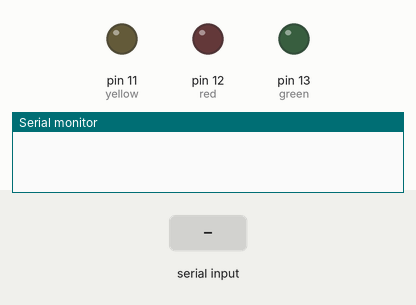
Simulated run of this sketch. Board: Arduino Uno, built with avr-gcc and run on an emulated ATmega328P. Shown: output pins drawn as LEDs (lit = HIGH), the last lines printed to the serial monitor. The inputs (shaded band) are chosen by the test bench.

Above: at 1.2 s.
1.3 s: "0" received over Serial
At 2.5 s:
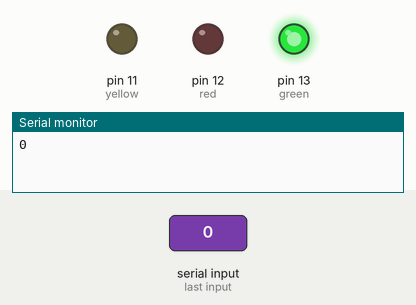
2.8 s: "2" received over Serial
At 3.8 s:
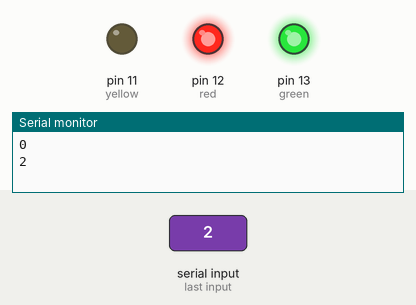
4.3 s: "1" received over Serial
At 4.9 s:
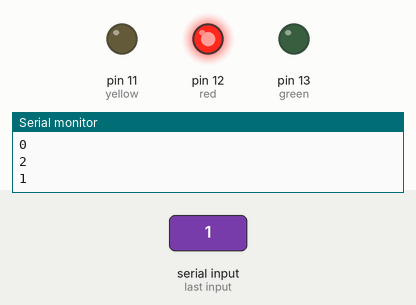
5.8 s: "4" received over Serial
At 6.1 s:
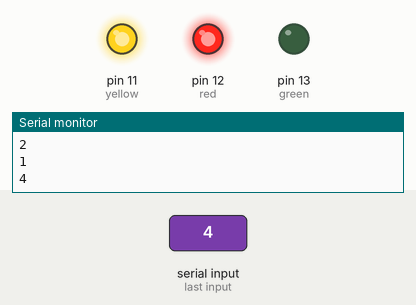
7.3 s: "3" received over Serial
At 8.4 s:
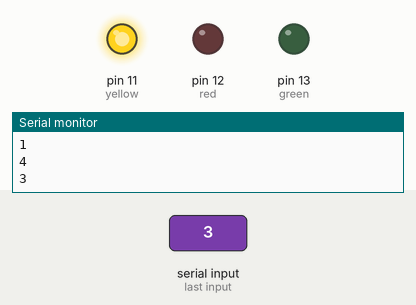
8.8 s: "5" received over Serial
At 9.6 s:
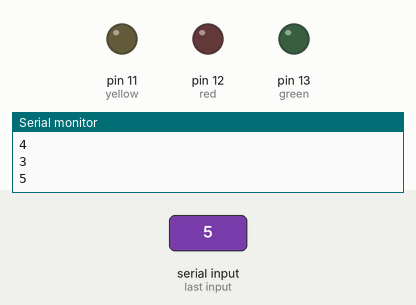
Timing chart, 0 to 11.3 s (numbered marks = the images above; inputs shaded):
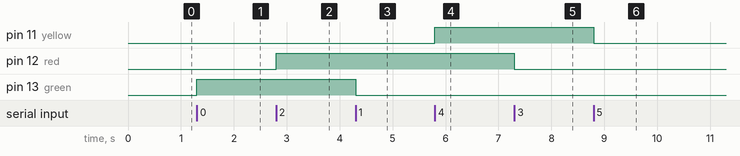

Measured:
- after the input at 1.3 s, pin 13 (green): LOW → HIGH at once
- after the input at 2.8 s, pin 12 (red): LOW → HIGH at once
- after the input at 4.3 s, pin 13 (green): HIGH → LOW at once
- after the input at 5.8 s, pin 11 (yellow): LOW → HIGH at once
- after the input at 7.3 s, pin 12 (red): HIGH → LOW at once
- after the input at 8.8 s, pin 11 (yellow): HIGH → LOW at once

The sketch:

bluetooth_data_recieve_test.ino
```cpp
int green = 13;
int red = 12;
int yellow = 11;

void setup()
{
  Serial.begin(9600);
  pinMode(green, OUTPUT);
  pinMode(red, OUTPUT);
  pinMode(yellow, OUTPUT);
}

void loop()
{
  while (Serial.available())
  {
    char in = Serial.read();
    Serial.println(in);

    if (in == '0')
    {
      digitalWrite(green, HIGH);
    }
    else if (in == '1')
    {
      digitalWrite(green, LOW);
    }
    else if (in == '2')
    {
      digitalWrite(red, HIGH);
    }
    else if (in == '3')
    {
      digitalWrite(red, LOW);
    }
    else if (in == '4')
    {
      digitalWrite(yellow, HIGH);
    }
    else if (in == '5')
    {
      digitalWrite(yellow, LOW);
    }
  }
}
```
